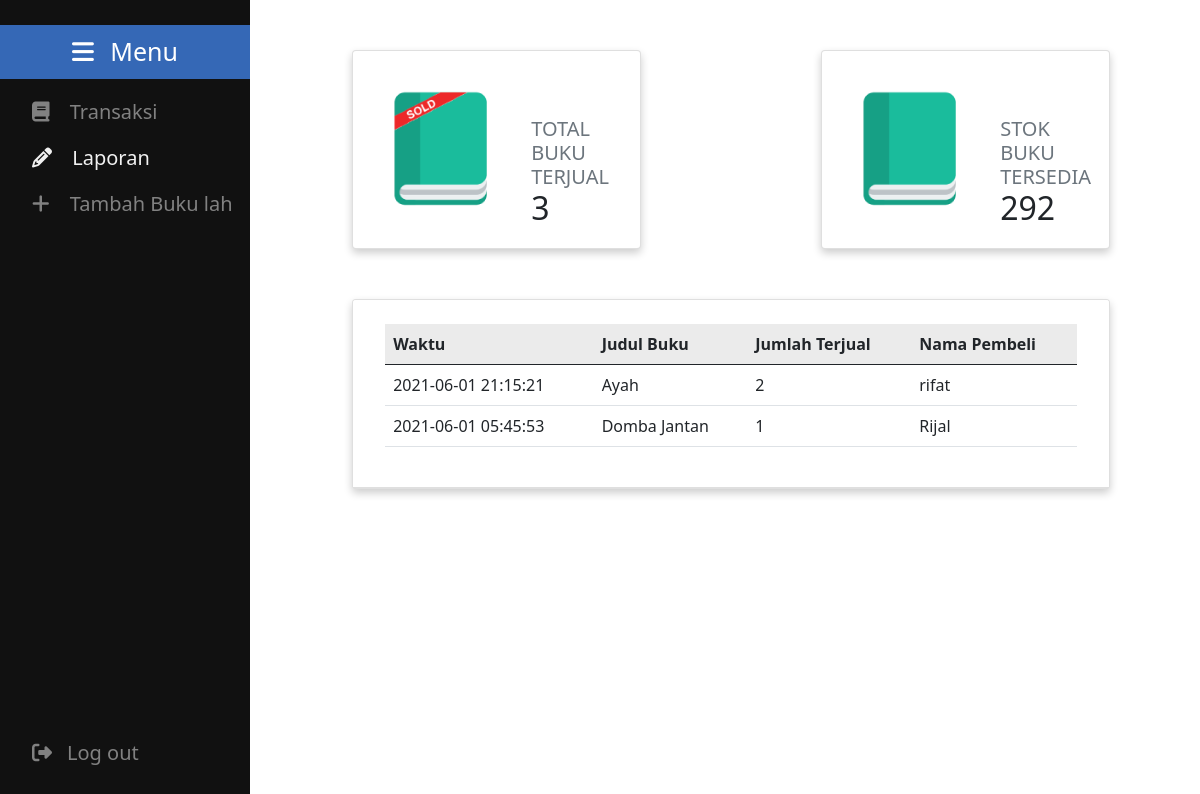
Screenshot of /index.php?page=laporan (signed in) with the database file from the repository.
### tables this page shows
CREATE TABLE `tb_riwayat` (
  `id_riwayat` int(11) NOT NULL,
  `waktu` varchar(99) NOT NULL,
  `id_buku` int(30) NOT NULL,
  `perubahan_stok` int(30) NOT NULL,
  `nama_pembeli` varchar(64) DEFAULT NULL
);

CREATE TABLE `tb_buku` (
  `id_buku` int(10) NOT NULL,
  `id_penerbit` varchar(10) NOT NULL,
  `judul_buku` varchar(200) NOT NULL,
  `pengarang` varchar(200) NOT NULL,
  `harga` int(10) NOT NULL,
  `stok` int(10) NOT NULL,
  `pembeli_terakhir` varchar(64) DEFAULT NULL
);

### page/laporan.php (the view, shortened to what this page needs)
<?php
$select_terjual_from_tbriwayat = mysqli_query($connection, "SELECT * FROM tb_riwayat INNER JOIN tb_buku ON tb_riwayat.id_buku = tb_buku.id_buku WHERE perubahan_stok>0 AND nama_pembeli != '' ORDER BY waktu DESC");
$select_tbbuku = mysqli_query($connection, "SELECT * FROM tb_buku");
$count_stoktersedia = 0;
foreach ($select_tbbuku as $data) {
    $count_stoktersedia += $data['stok'];
}
$catalog_jumlah_terjual = mysqli_query($connection, "SELECT view_definition FROM information_schema.views WHERE TABLE_NAME = 'jmlh_terjual'");
foreach ($catalog_jumlah_terjual as $row) {
    $view_jumlah_terjual = $row['view_definition'];
}
$execute_view_jumlah_terjual = mysqli_query($connection, $view_jumlah_terjual);
$count_terjual = 0;
foreach ($execute_view_jumlah_terjual as $row) {
    $count_terjual = $row['jumlah_terjual'];
}
?>
<div class="main">
    <div class="container-fluid">
        <div class="row">
            <div class="col-xl-4 col-md-4 mx-auto">
                <div class="card card-stats">
                    <div class="card-body">
                        <img src="./images/book sold.png" class="card-img" alt="" style="width: 9rem;">
                        <div class="card-img-overlay">
                            <div class="row">
                                <div class="col">
                                    <h5 class="card-title text-uppercase text-muted mb-0">Total Buku Terjual </h5>
                                    <span class="h2 font-weight-bold mb-0">
                                        <label id="periodBalance">
                                            <?= $count_terjual ?>
                                        </label>
                                    </span>
                                </div>
                            </div>
                        </div>
                    </div>
                </div>
            </div>
            <div class="col-xl-4 col-md-4 mx-auto">
                <div class="card card-stats">
                    <div class="card-body">
                        <img src="./images/book.png" class="card-img" alt="" style="width: 9rem;">
                        <div class="card-img-overlay">
                            <div class="row">
                                <div class="col">
                                    <h5 class="card-title text-uppercase text-muted mb-0">Stok buku tersedia</h5>
                                    <span class="h2 font-weight-bold mb-0"><label id="balance"><?= $count_stoktersedia ?></label></span>
                                </div>
                            </div>
                        </div>
                    </div>
                </div>
            </div>
        </div>
        <div class="row">
            <div class="col-lg-10 mx-auto">
                <div class="card">
                    <div class="card-header">
                        <div class="card-body">
                            <table class="table table-hover">
                                <thead class="thead-light">
                                    <tr>
                                        <th scope="col">Waktu</th>
                                        <th scope="col">Judul Buku</th>
                                        <th scope="col">Jumlah Terjual</th>
                                        <th scope="col">Nama Pembeli</th>
                                    </tr>
                                </thead>
                                <tbody>
                                    <?php
                                    foreach ($select_terjual_from_tbriwayat as $data) {
                                    ?>
                                        <tr>
                                            <td>
                                                <?= $data['waktu'] ?>
                                            </td>
                                            <td>
                                                <?= $data['judul_buku'] ?>
                                            </td>
                                            <td>
                                                <?= $data['perubahan_stok'] ?>
                                            </td>
                                            <td>
                                                <?= $data['nama_pembeli'] ?>
                                            </td>
                                        </tr>
                                    <?php } ?>
                                </tbody>
                            </table>
                        </div>
                    </div>
                </div>
            </div>
        </div>
    </div>
</div>

### index.php (shortened to what this page needs)
<?php
function getpage($pattern, $subject)
{
    $pattern = str_replace('%', '.*', preg_quote($pattern, '/'));
    return (bool) preg_match("/^{$pattern}$/i", $subject);
}
function activeList($list)
{
    if (isset($_GET['page'])) {
        $pagenow = $_GET['page'];
        if (getpage($pagenow, $list)) {
            echo "active";
        }
    }
}
?>
<!DOCTYPE html>
<html lang="en">
<head>
    <link rel="stylesheet" href="css/styles.css">
    <link href="https://cdn.jsdelivr.net/npm/bootstrap@5.0.0/dist/css/bootstrap.min.css" rel="stylesheet">
</head>
<body>
    <div class="sidenav">
        <div class="sidenav-header horizontal-center">
            <i class="fa fa-bars pr-10"></i> Menu
        </div>
        <a href="index.php?page=transaksi" class="<?= activeList('transaksi') ?>"><i class="fa fa-book pr-15"></i> Transaksi</a>
        <a href="index.php?page=laporan" class="<?= activeList('laporan') ?>"><i class="fa fa-pencil pr-15"></i> Laporan</a>
        <a href="index.php?page=tambah-buku" class="<?= activeList('tambah-buku') ?>"><i class="fa fa-plus pr-15"></i> Tambah Buku lah</a>
        <a href="logout.php" class="fixed-bottom my-4"><i class="fa fa-sign-out-alt pr-15"></i>Log out</a>
    </div>
    <?php
    if (!isset($_GET["page"])) {
        include("page/home.php");
    } else {
        include("page/" . $_GET["page"] . ".php");
    }
    ?>
</body>
</html>

### css/styles.css (style rules this page uses)
.sidenav { height: 100%; width: 250px; position: fixed; z-index: 1; top: 0; left: 0; background-color: #111; overflow-x: hidden; padding-top: 20px; }
.sidenav a { padding: 8px 8px 8px 32px; text-decoration: none; font-size: 20px; color: #818181; display: block; transition: 0.3s; }
.sidenav-header { padding: 8px 8px 8px 8px; margin-top: 5px; margin-bottom: 10px; text-decoration: none; font-size: 25px; color: #ffffff; display: block; background: rgb(53, 104, 182); }
.sidenav a.active { color: #f1f1f1; }
.main { margin-left: 100px; }
.horizontal-center { text-align: center; }
.row { margin-bottom: 20px; }
.pr-10 { padding-right: 10px; }
.pr-15 { padding-right: 15px; }
.container-fluid .row { margin-left: 150px; margin-top: 50px; margin-bottom: 50px; }
.card { box-shadow: 0 4px 8px 0 rgba(0, 0, 0, 0.2); }
.card-header { background-color: white !important; }
thead { background-color: rgb(235, 235, 235); }

### rows the page displays
tb_riwayat: waktu "2021-06-01 21:15:21", id_buku.judul_buku "Ayah", perubahan_stok "2", nama_pembeli "rifat"
tb_riwayat: waktu "2021-06-01 05:45:53", id_buku.judul_buku "Domba Jantan", perubahan_stok "1", nama_pembeli "Rijal"

### other values shown
$count_terjual "3"
$count_stoktersedia "292"
